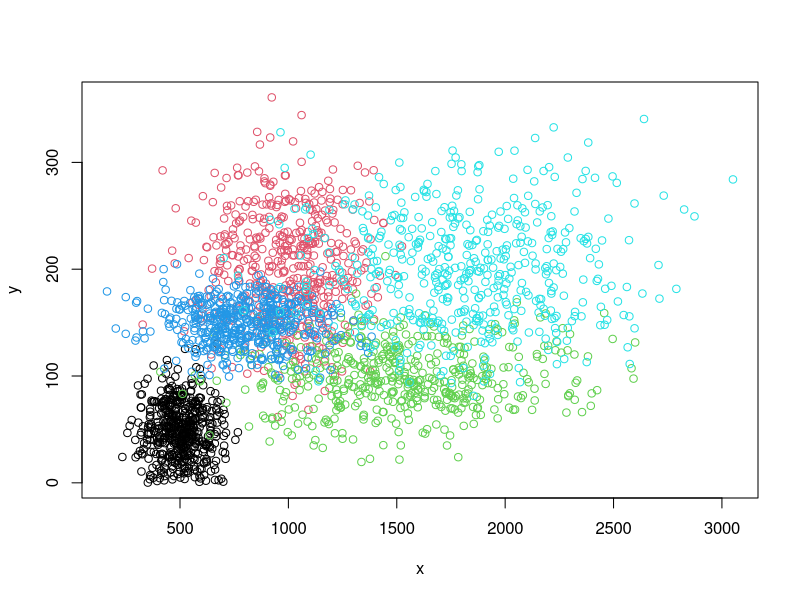
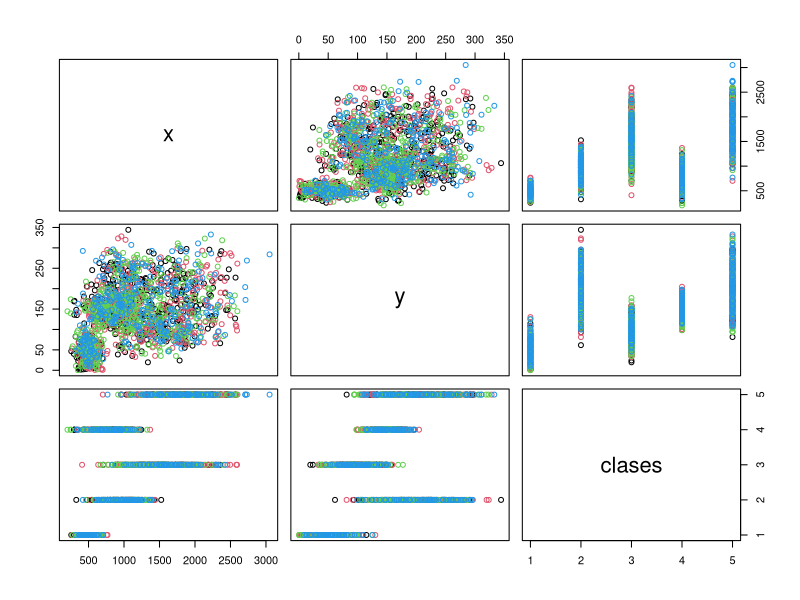
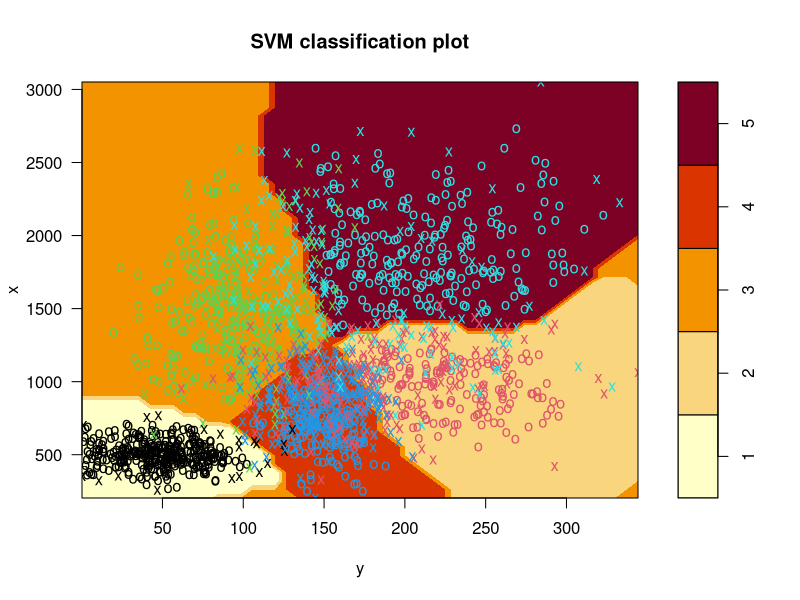
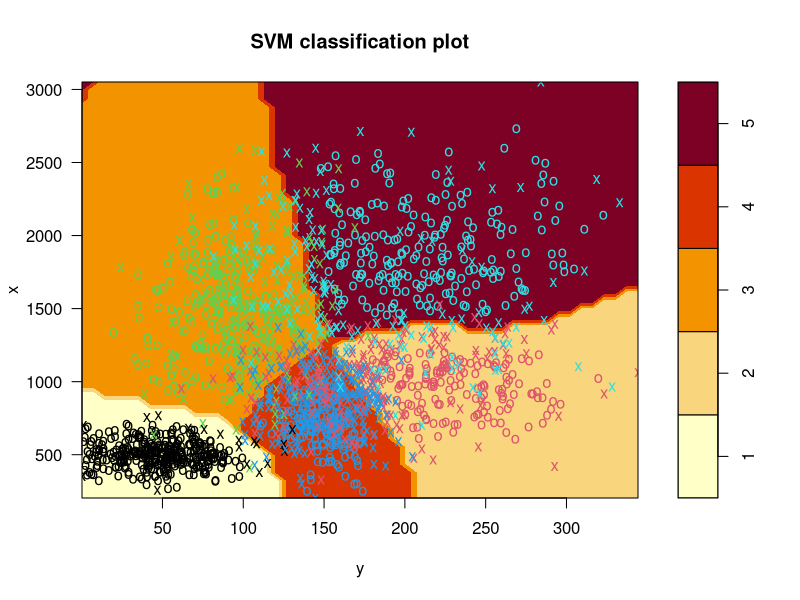
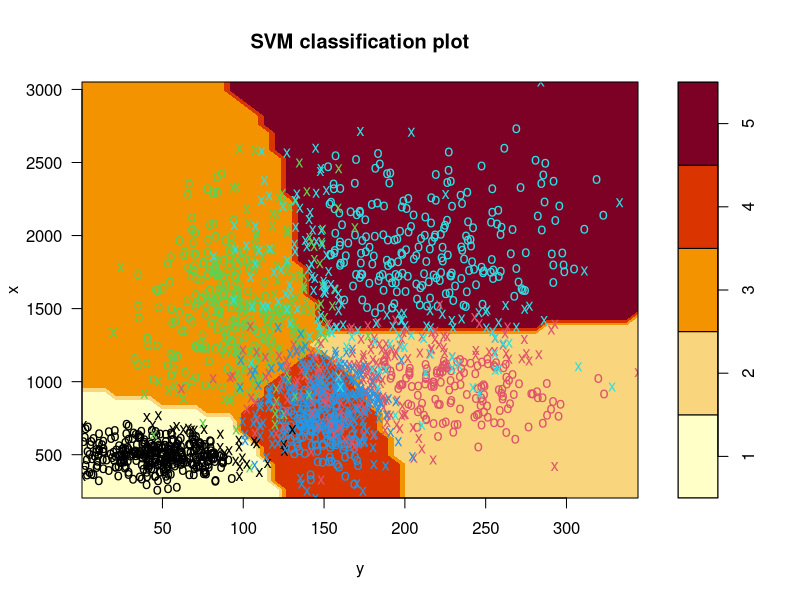

The R source for these figures, in order: (Note: this script raises an error after producing the figures.)
library(e1071)
library(caret)

set.seed(1000)
x=c(rnorm(500,500,100),rnorm(500,1000,200),rnorm(500,1500,400), rnorm(500,800,200), rnorm(500,1800,400))
y=c(abs(rnorm(500,50,25)),rnorm(500,200,50),rnorm(500,100,30), rnorm(500,150,20), rnorm(500,200,50))
clases=as.factor(c(rep(1,500),rep(2,500),rep(3,500),rep(4,500), rep(5,500)))
datos=data.frame(x,y,clases)
plot(x,y, data=datos, col = clases)

set.seed(1000)
testindex <- sample(1:nrow(datos),size=1800)
testset <- datos[-testindex,] #prueba
trainset <- datos[testindex,] #entrenamiento

plot(trainset, col = clases)

####EXPERIMENTO 1####
#definion del modelo svm
svm.model <- svm(clases ~ x+y, data = trainset, cost = 100, gamma = 1)
#sumario del modelo svm
summary(svm.model)
#prediccion, la columna 5 del dataset es la que define las clases "Species"
svm.pred <- predict(svm.model, testset[,-3])
  #tabla de las predicciones
  #t1 <- table(pred = svm.pred, true = testset[,3])
  #correctos <- sum(diag(t1)) / nrow(testset) *100
  #t1
  #correctos
cm1 <- confusionMatrix(svm.pred, testset[,3]) #Matriz de confusion paquete caret
cm1
#grafica del modelo
plot(svm.model, trainset, x ~ y)

####EXPERIMENTO 2####
#funcion tune.svm
mytunedsvm <- tune.svm(clases ~ x+y, data = trainset, gamma = 2^(-1:1), cost = 2^(2:4)) 
summary(mytunedsvm)
svm.model2 <- mytunedsvm$best.model
summary(svm.model2)
svm.pred2 <- predict(svm.model2, testset[,-3])
t2 <- table(pred = svm.pred2, true = testset[,3])
correctos2 <- sum(diag(t2)) / nrow(testset) *100
t2
correctos2
plot(svm.model2, trainset, x~y)



####EXPERIMENTO 3####
#funcion best.tune
svm.model3 <- best.tune(svm,clases ~ x + y, data = trainset) 
summary(svm.model3)
svm.pred3 <- predict(svm.model3, testset[,-3])
t3 <- table(pred = svm.pred3, true = testset[,3])
correctos3 <- sum(diag(t3)) / nrow(testset) *100
t3
correctos3
plot(svm.model3, trainset, x ~ y)

svm.model
svm.model2
svm.model3
correctos
correctos2
correctos3

####EXPERIMENTO 8####
mytunedsvm8 <- tune.svm(clases ~ x + y, data = trainset, 
                        gamma = c(0.1,0.5,1,2), cost = c(1,2,4,8,10,16,100)) 
summary(mytunedsvm8)
svm.model8 <- mytunedsvm8$best.model
summary(svm.model8)
svm.pred8 <- predict(svm.model8, testset[,-3])

confusionMatrix(svm.pred8, testset[,3]) #Matriz de confusion paquete caret

t8 <- table(pred = svm.pred8, true = testset[,3])
correctos8 <- sum(diag(t8)) / nrow(testset) *100
t8
correctos8
plot(svm.model8, trainset, x ~ y)


porFila <- function(t){
  paste("1: ",t[1,1] / sum(t[,1]) * 100,"2: ",t[2,2] / sum(t[,2]) * 100,
        "3: ",t[3,3] / sum(t[,3]) * 100,"4: ",t[4,4] / sum(t[,4]) * 100)
}

summary(testset[,3])
summary(trainset[,3])
